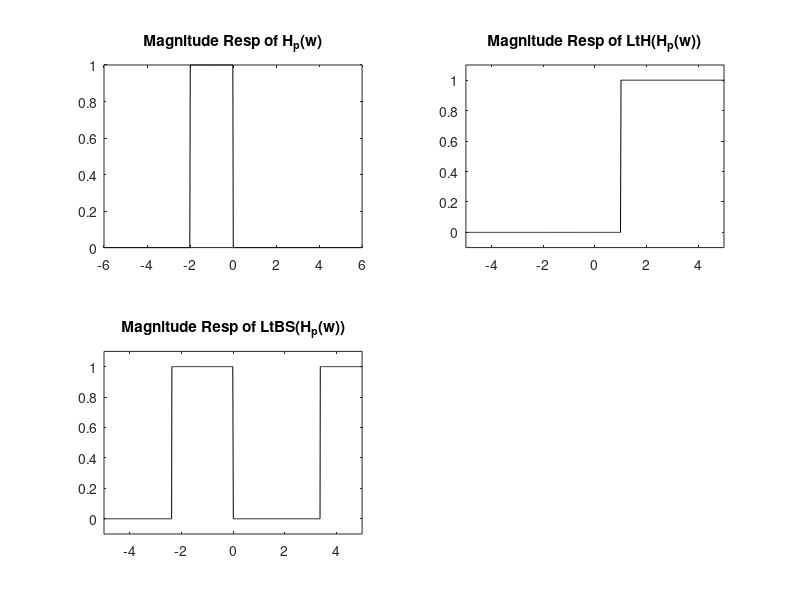

The MATLAB source for this figure:
gate = @(w) (abs(w) < 0.5) + (0.5).*(abs(w) == 0.5); 

H_p = @(w) gate((w+1)./2);
w = -6:0.01:6;
w_c = 2./-w;
w_e = (w.*2)./(-w.^2+8);

subplot(221); plot(w,abs(H_p(w)),'k'); title("Magnitude Resp of H_p(w)");
subplot(222); plot(w,abs(H_p(w_c)),'k'); title("Magnitude Resp of LtH(H_p(w))"); axis([-5 5 -0.1 1.1]);
subplot(223); plot(w,abs(H_p(w_e)),'k'); title("Magnitude Resp of LtBS(H_p(w))"); axis([-5 5 -0.1 1.1]);
